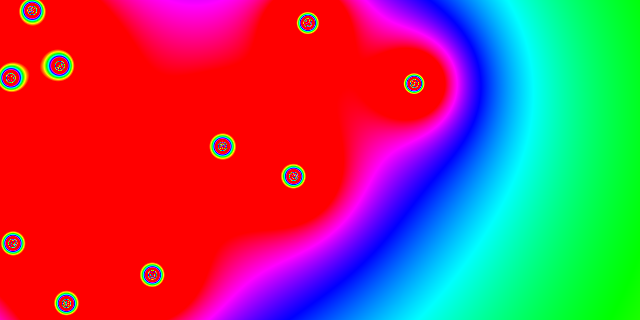
Frame 1 (no input)
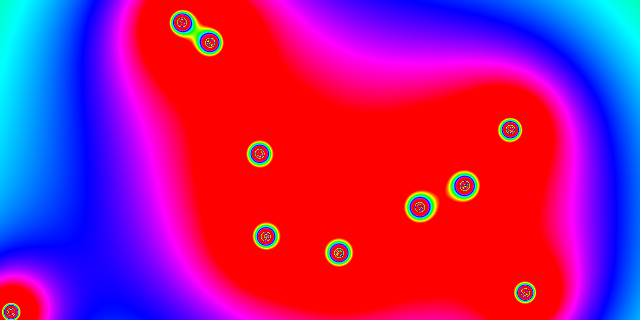
Frame 60 (the mouse pressed at the canvas centre just before this capture)
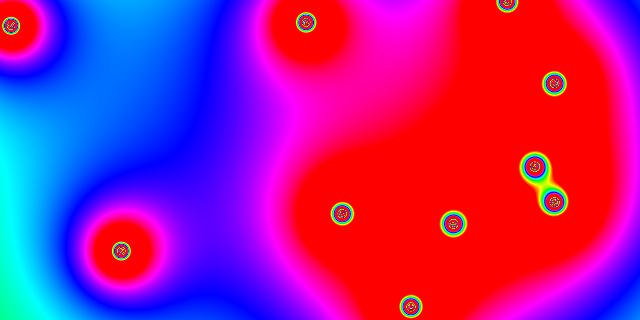
Frame 120 (the mouse held since frame 60 and released just before this capture)

The Processing sketch that drew these frames (run headless with seeded random() and noise(); from frame 60 on, the mouse is pressed at the canvas centre):

// Processing sketch: metaballs
// ── metaballs.pde
//Blob b;
Blob[] blobs = new Blob[10];

void setup(){
  size(640,320);
  for(int i=0;i<blobs.length;i++){
    blobs[i] = new Blob(random(width),random(height));
   }
}

void draw(){
  colorMode(HSB);
  background(51);
  
  loadPixels();
  for(int x=0;x<width;x++){
    for(int y=0;y<height;y++){
      int index=x+y*width;
      float sum=0;
      for(Blob b:blobs){
        float d=dist(x,y,b.pos.x,b.pos.y);
        sum+= ((float)1/(blobs.length))*1000 * b.r/d;
       
      }
      pixels[index]=color(sum%512,255,255);
    }
  }
  updatePixels();
  for(int i=0;i<blobs.length;i++){
    blobs[i].update();
    //blobs[i].show();
  }
  
  
}
// ── Blob.pde
class Blob{
  PVector pos;
  float r;
  PVector vel;
  
  Blob(float x, float y){
    pos=new PVector(x,y);
    r=40;
    vel=PVector.random2D();
    vel.mult(random(2,15));
  }
  
  void show(){
    noFill();
    stroke(0);
    strokeWeight(4);
    ellipse(pos.x,pos.y, r*2,r*2);
   
  }
  void update(){
    pos.add(vel);
    
    if(pos.x>width ||pos.x<0){
      vel.x*=-1;
    }
    if(pos.y>height || pos.y<0){
      vel.y*=-1;
    }
  }
}
